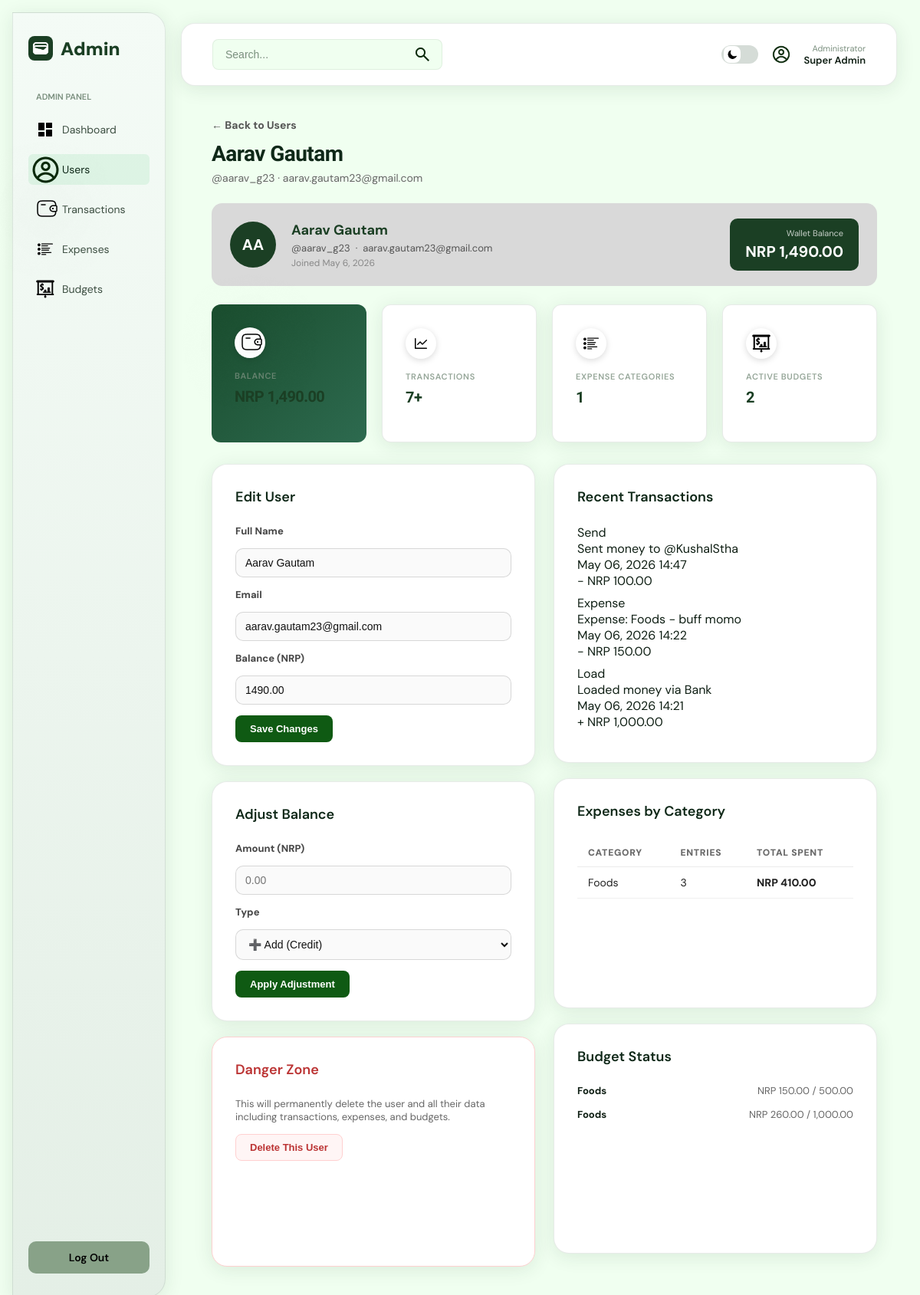
The page /admin/pages/users.php?action=view&id=8 (signed in) on the database its author committed.
### tables this page shows
CREATE TABLE `users` (
  `id` int(10) UNSIGNED NOT NULL AUTO_INCREMENT,
  `fullname` varchar(100) NOT NULL,
  `username` varchar(30) NOT NULL,
  `email` varchar(180) NOT NULL,
  `balance` decimal(14,2) NOT NULL DEFAULT 0.00,
  `password_hash` varchar(255) NOT NULL,
  `created_at` datetime NOT NULL DEFAULT current_timestamp(),
  PRIMARY KEY (`id`),
  UNIQUE KEY `username` (`username`),
  UNIQUE KEY `email` (`email`),
  KEY `idx_email` (`email`),
  KEY `idx_username` (`username`)
);

CREATE TABLE `transactions` (
  `id` int(10) UNSIGNED NOT NULL AUTO_INCREMENT,
  `user_id` int(10) UNSIGNED NOT NULL,
  `related_user_id` int(10) UNSIGNED DEFAULT NULL,
  `type` enum('load','send','receive','expense') NOT NULL,
  `amount` decimal(14,2) NOT NULL,
  `description` varchar(255) DEFAULT NULL,
  `created_at` datetime NOT NULL DEFAULT current_timestamp(),
  PRIMARY KEY (`id`),
  KEY `idx_user_id` (`user_id`),
  CONSTRAINT `transactions_ibfk_1` FOREIGN KEY (`user_id`) REFERENCES `users` (`id`) ON DELETE CASCADE
);

CREATE TABLE `budgets` (
  `id` int(10) UNSIGNED NOT NULL AUTO_INCREMENT,
  `user_id` int(10) UNSIGNED NOT NULL,
  `budget_month` date NOT NULL DEFAULT date_format(curdate(),'%Y-%m-01'),
  `category` enum('Foods','Transportation','Housing','Shopping','Health and Wellness','Education','Entertainment','Others','Unbudgeted') NOT NULL,
  `monthly_limit` decimal(14,2) NOT NULL DEFAULT 0.00,
  `used` decimal(14,2) NOT NULL DEFAULT 0.00,
  `created_at` datetime DEFAULT current_timestamp(),
  `updated_at` datetime DEFAULT current_timestamp() ON UPDATE current_timestamp(),
  PRIMARY KEY (`id`),
  UNIQUE KEY `unique_user_category_month` (`user_id`,`category`,`budget_month`),
  CONSTRAINT `budgets_ibfk_1` FOREIGN KEY (`user_id`) REFERENCES `users` (`id`) ON DELETE CASCADE
);

### admin/pages/users.php (the view, shortened to what this page needs)
<?php
require_once '../../backend/connection.php';
$action  = $_GET['action'] ?? 'list';
$user_id = (int)($_GET['id'] ?? 0);
$user = null; $user_tx = []; $user_expenses = []; $user_budgets = [];
if ($action === 'view' && $user_id) {
    $stmt = $mysqli->prepare('SELECT * FROM users WHERE id=?');
    $stmt->bind_param('i', $user_id); $stmt->execute();
    $user = $stmt->get_result()->fetch_assoc(); $stmt->close();
    $stmt = $mysqli->prepare('SELECT * FROM transactions WHERE user_id=? ORDER BY created_at DESC LIMIT 10');
    $stmt->bind_param('i', $user_id); $stmt->execute();
    $user_tx = $stmt->get_result()->fetch_all(MYSQLI_ASSOC); $stmt->close();
    $stmt = $mysqli->prepare('SELECT category, SUM(amount) AS total, COUNT(*) AS cnt FROM expenses WHERE user_id=? GROUP BY category ORDER BY total DESC');
    $stmt->bind_param('i', $user_id); $stmt->execute();
    $user_expenses = $stmt->get_result()->fetch_all(MYSQLI_ASSOC); $stmt->close();
    $stmt = $mysqli->prepare('SELECT category, monthly_limit, used FROM budgets WHERE user_id=? ORDER BY category ASC');
    $stmt->bind_param('i', $user_id); $stmt->execute();
    $user_budgets = $stmt->get_result()->fetch_all(MYSQLI_ASSOC); $stmt->close();
}
?>
<!DOCTYPE html>
<html lang="en">
<head>
    <?php
    include __DIR__ . '/../../components/head_theme.php';
    ?>
</head>
<body>
<div class="container">
    <?php include '../components/admin_sidebar.php'; ?>
    <div class="main-content">
        <?php include '../components/admin_topbar.php'; ?>
        <div class="dashboard">
        <?php if ($action === 'view' && $user): ?>
        <div class="admin-detail-header">
            <a href="users.php" class="admin-back-link">← Back to Users</a>
            <h1 class="dashboard-title" style="margin-bottom:6px"><?php echo htmlspecialchars($user['fullname']); ?></h1>
            <p style="color:#666;font-size:14px;margin-bottom:24px">@<?php echo htmlspecialchars($user['username']); ?> · <?php echo htmlspecialchars($user['email']); ?></p>
        </div>
        <div class="admin-profile-banner">
            <div class="admin-profile-avatar"><?php echo strtoupper(substr($user['fullname'], 0, 2)); ?></div>
            <div class="admin-profile-info">
                <div class="admin-profile-name"><?php echo htmlspecialchars($user['fullname']); ?></div>
                <div class="admin-profile-meta">@<?php echo htmlspecialchars($user['username']); ?> &nbsp;·&nbsp; <?php echo htmlspecialchars($user['email']); ?></div>
                <div class="admin-profile-joined">Joined <?php echo date('F j, Y', strtotime($user['created_at'])); ?></div>
            </div>
            <div class="admin-profile-balance-box">
                <div class="admin-profile-balance-label">Wallet Balance</div>
                <div class="admin-profile-balance-val">NRP <?php echo number_format($user['balance'], 2); ?></div>
            </div>
        </div>
        <div class="stats-grid" style="grid-template-columns:repeat(4,1fr);margin-bottom:24px">
            <div class="stat-card primary">
                <div class="stat-icon"><img src="../../assets/icons/solar_wallet-linear.png" alt="" class="stat-icon-img"></div>
                <div class="stat-label">Balance</div>
                <div class="stat-value" style="font-size:20px">NRP <?php echo number_format($user['balance'], 2); ?></div>
            </div>
            <div class="stat-card secondary">
                <div class="stat-icon"><img src="../../assets/icons/analytics.png" alt="" class="stat-icon-img"></div>
                <div class="stat-label">Transactions</div>
                <div class="stat-value" style="font-size:20px"><?php echo count($user_tx); ?>+</div>
            </div>
            <div class="stat-card secondary">
                <div class="stat-icon"><img src="../../assets/icons/expenses.png" alt="" class="stat-icon-img"></div>
                <div class="stat-label">Expense Categories</div>
                <div class="stat-value" style="font-size:20px"><?php echo count($user_expenses); ?></div>
            </div>
            <div class="stat-card secondary">
                <div class="stat-icon"><img src="../../assets/icons/budget icon.png" alt="" class="stat-icon-img"></div>
                <div class="stat-label">Active Budgets</div>
                <div class="stat-value" style="font-size:20px"><?php echo count($user_budgets); ?></div>
            </div>
        </div>
        <div class="admin-grid-2col">
            <div style="display:flex;flex-direction:column;gap:20px">
                <div class="transaction-section">
                    <h2 class="transaction-title">Edit User</h2>
                    <form method="POST" action="" class="admin-form">
                        <label class="admin-label">Full Name</label>
                        <input class="admin-input" type="text" name="fullname" value="<?php echo htmlspecialchars($user['fullname']); ?>" required>
                        <label class="admin-label">Email</label>
                        <input class="admin-input" type="email" name="email" value="<?php echo htmlspecialchars($user['email']); ?>" required>
                        <label class="admin-label">Balance (NRP)</label>
                        <input class="admin-input" type="number" name="balance" step="0.01" min="0" value="<?php echo $user['balance']; ?>" required>
                        <div class="admin-form-row">
                            <button class="admin-btn admin-primary" type="submit">Save Changes</button>
                        </div>
                    </form>
                </div>
                <div class="transaction-section">
                    <h2 class="transaction-title">Adjust Balance</h2>
                    <form method="POST" action="" class="admin-form">
                        <label class="admin-label">Amount (NRP)</label>
                        <input class="admin-input" type="number" name="adjust_amount" step="0.01" min="0.01" placeholder="0.00" required>
                        <label class="admin-label">Type</label>
                        <select class="admin-input" name="adjust_type">
                            <option value="add">➕ Add (Credit)</option>
                        </select>
                        <div class="admin-form-row">
                            <button class="admin-btn admin-primary" type="submit">Apply Adjustment</button>
                        </div>
                    </form>
                </div>
                <div class="transaction-section" style="border:1px solid #ffd0d0">
                    <h2 class="transaction-title" style="color:#b33">Danger Zone</h2>
                    <p style="font-size:13px;color:#666;margin-bottom:14px">This will permanently delete the user and all their data including transactions, expenses, and budgets.</p>
                    <form method="POST" action="" onsubmit="return confirm('Permanently delete <?php echo htmlspecialchars($user['fullname']); ?> and all their data? This cannot be undone.')">
                        <button class="admin-btn admin-danger" type="submit">Delete This User</button>
                    </form>
                </div>
            </div>
            <div style="display:flex;flex-direction:column;gap:20px">
                <div class="transaction-section">
                    <h2 class="transaction-title">Recent Transactions</h2>
                    <div style="max-height:280px;overflow-y:auto">
                    <?php if ($user_tx): ?>
                        <?php foreach ($user_tx as $tx):
                            $is_out = !in_array($tx['type'], ['load','receive']);
                        ?>
                        <article class="wallet-transaction-item" style="margin-bottom:8px">
                            <div class="wallet-transaction-meta">
                                <div class="wallet-transaction-type"><?php echo ucfirst($tx['type']); ?></div>
                                <div class="wallet-transaction-description"><?php echo htmlspecialchars($tx['description'] ?? ''); ?></div>
                                <div class="wallet-transaction-time"><?php echo date('M d, Y H:i', strtotime($tx['created_at'])); ?></div>
                            </div>
                            <div class="wallet-transaction-amount <?php echo $is_out?'is-outgoing':'is-incoming'; ?>">
                                <?php echo ($is_out?'- ':'+ ').'NRP '.number_format($tx['amount'],2); ?>
                            </div>
                        </article>
                        <?php endforeach; ?>
                    <?php else: ?>
                        <p style="padding:12px;color:#666;font-size:13px">No transactions yet.</p>
                    <?php endif; ?>
                    </div>
                </div>
                <div class="transaction-section">
                    <h2 class="transaction-title">Expenses by Category</h2>
                    <?php if ($user_expenses): ?>
                    <table class="admin-table">
                        <thead><tr><th>Category</th><th>Entries</th><th>Total Spent</th></tr></thead>
                        <tbody>
                        <?php foreach ($user_expenses as $e): ?>
                        <tr>
                            <td><?php echo htmlspecialchars($e['category']); ?></td>
                            <td><?php echo $e['cnt']; ?></td>
                            <td class="tx-out">NRP <?php echo number_format($e['total'],2); ?></td>
                        </tr>
                        <?php endforeach; ?>
                        </tbody>
                    </table>
                    <?php else: ?>
                        <p style="padding:12px;color:#666;font-size:13px">No expenses recorded.</p>
                    <?php endif; ?>
                </div>
                <?php if ($user_budgets): ?>
                <div class="transaction-section">
                    <h2 class="transaction-title">Budget Status</h2>
                    <?php foreach ($user_budgets as $b):
                    ?>
                    <div style="margin-bottom:14px">
                        <div style="display:flex;justify-content:space-between;font-size:13px;margin-bottom:4px">
                            <span style="font-weight:700"><?php echo htmlspecialchars($b['category']); ?></span>
                            <span style="color:#666">NRP <?php echo number_format($b['used'],2); ?> / <?php echo number_format($b['monthly_limit'],2); ?></span>
                        </div>
                    </div>
                    <?php endforeach; ?>
                </div>
                <?php endif; ?>
            </div>
        </div>
        <?php endif; ?>
        </div>
    </div>
</div>
</body>
</html>

### rows shown on the page
users: fullname "Aarav Gautam", username "aarav_g23", email "aarav.gautam23@gmail.com", fullname "AA", created_at "May 6, 2026", balance "1,490.00", balance "1490.00"
transactions: type "Send", description "Sent money to @KushalStha", created_at "May 06, 2026 14:47", amount "100.00"
transactions: type "Expense", description "Expense: Foods - buff momo", created_at "May 06, 2026 14:22", amount "150.00"
transactions: type "Load", description "Loaded money via Bank", created_at "May 06, 2026 14:21", amount "1,000.00"
budgets: category "Foods", used "150.00", monthly_limit "500.00"
budgets: category "Foods", used "260.00", monthly_limit "1,000.00"

### other values the page prints
$admin_name "Super Admin"
count($user_tx) "7"
count($user_expenses) "1"
count($user_budgets) "2"
$e['category'] "Foods"
$e['cnt'] "3"
$e['total'] "410.00"
